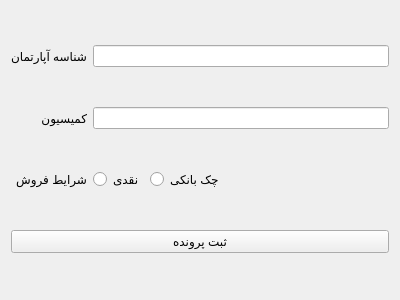
<?xml version="1.0" encoding="UTF-8"?>
<ui version="4.0">
 <class>foroosh_page</class>
 <widget class="QWidget" name="foroosh_page">
  <property name="geometry">
   <rect>
    <x>0</x>
    <y>0</y>
    <width>400</width>
    <height>300</height>
   </rect>
  </property>
  <property name="windowTitle">
   <string>Form</string>
  </property>
  <layout class="QGridLayout" name="gridLayout">
   <item row="2" column="1">
    <widget class="QRadioButton" name="radioButton_1">
     <property name="text">
      <string>نقدی</string>
     </property>
    </widget>
   </item>
   <item row="1" column="0">
    <widget class="QLabel" name="label_2">
     <property name="text">
      <string>کمیسیون</string>
     </property>
    </widget>
   </item>
   <item row="2" column="2">
    <widget class="QRadioButton" name="radioButton_2">
     <property name="text">
      <string>چک بانکی</string>
     </property>
    </widget>
   </item>
   <item row="0" column="0">
    <widget class="QLabel" name="label_1">
     <property name="text">
      <string>شناسه آپارتمان</string>
     </property>
    </widget>
   </item>
   <item row="2" column="0">
    <widget class="QLabel" name="label_3">
     <property name="text">
      <string>شرایط فروش</string>
     </property>
    </widget>
   </item>
   <item row="2" column="3">
    <spacer name="horizontalSpacer">
     <property name="orientation">
      <enum>Qt::Horizontal</enum>
     </property>
     <property name="sizeHint" stdset="0">
      <size>
       <width>40</width>
       <height>20</height>
      </size>
     </property>
    </spacer>
   </item>
   <item row="1" column="1" colspan="3">
    <widget class="QLineEdit" name="lineEdit_2"/>
   </item>
   <item row="0" column="1" colspan="3">
    <widget class="QLineEdit" name="lineEdit_1"/>
   </item>
   <item row="3" column="0" colspan="4">
    <widget class="QPushButton" name="pushButton">
     <property name="text">
      <string>ثبت پرونده</string>
     </property>
    </widget>
   </item>
  </layout>
 </widget>
 <resources/>
 <connections/>
</ui>
